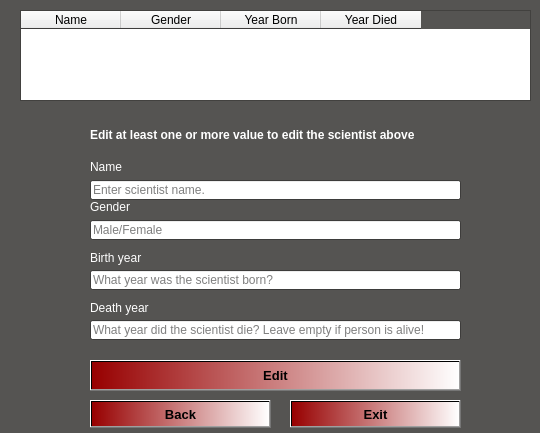
<?xml version="1.0" encoding="UTF-8"?>
<ui version="4.0">
 <class>EditScientist</class>
 <widget class="QDialog" name="EditScientist">
  <property name="geometry">
   <rect>
    <x>0</x>
    <y>0</y>
    <width>540</width>
    <height>433</height>
   </rect>
  </property>
  <property name="palette">
   <palette>
    <active>
     <colorrole role="Base">
      <brush brushstyle="SolidPattern">
       <color alpha="255">
        <red>255</red>
        <green>255</green>
        <blue>255</blue>
       </color>
      </brush>
     </colorrole>
     <colorrole role="Window">
      <brush brushstyle="SolidPattern">
       <color alpha="255">
        <red>85</red>
        <green>84</green>
        <blue>82</blue>
       </color>
      </brush>
     </colorrole>
    </active>
    <inactive>
     <colorrole role="Base">
      <brush brushstyle="SolidPattern">
       <color alpha="255">
        <red>255</red>
        <green>255</green>
        <blue>255</blue>
       </color>
      </brush>
     </colorrole>
     <colorrole role="Window">
      <brush brushstyle="SolidPattern">
       <color alpha="255">
        <red>85</red>
        <green>84</green>
        <blue>82</blue>
       </color>
      </brush>
     </colorrole>
    </inactive>
    <disabled>
     <colorrole role="Base">
      <brush brushstyle="SolidPattern">
       <color alpha="255">
        <red>85</red>
        <green>84</green>
        <blue>82</blue>
       </color>
      </brush>
     </colorrole>
     <colorrole role="Window">
      <brush brushstyle="SolidPattern">
       <color alpha="255">
        <red>85</red>
        <green>84</green>
        <blue>82</blue>
       </color>
      </brush>
     </colorrole>
    </disabled>
   </palette>
  </property>
  <property name="windowTitle">
   <string>Dialog</string>
  </property>
  <widget class="QTableWidget" name="table_scientists">
   <property name="geometry">
    <rect>
     <x>20</x>
     <y>10</y>
     <width>511</width>
     <height>91</height>
    </rect>
   </property>
   <column>
    <property name="text">
     <string>Name</string>
    </property>
   </column>
   <column>
    <property name="text">
     <string>Gender</string>
    </property>
   </column>
   <column>
    <property name="text">
     <string>Year Born</string>
    </property>
   </column>
   <column>
    <property name="text">
     <string>Year Died</string>
    </property>
   </column>
  </widget>
  <widget class="QPushButton" name="Button_Update">
   <property name="geometry">
    <rect>
     <x>90</x>
     <y>360</y>
     <width>371</width>
     <height>31</height>
    </rect>
   </property>
   <property name="font">
    <font>
     <pointsize>10</pointsize>
     <weight>75</weight>
     <bold>true</bold>
    </font>
   </property>
   <property name="styleSheet">
    <string notr="true">background-color: qlineargradient(spread:pad, x1:0, y1:0, x2:1, y2:0, stop:0 rgba(151, 0, 0, 255), stop:1 rgba(255, 255, 255, 255));
</string>
   </property>
   <property name="text">
    <string>Edit</string>
   </property>
  </widget>
  <widget class="QLineEdit" name="input_death_year">
   <property name="geometry">
    <rect>
     <x>90</x>
     <y>320</y>
     <width>371</width>
     <height>20</height>
    </rect>
   </property>
   <property name="placeholderText">
    <string>What year did the scientist die? Leave empty if person is alive! </string>
   </property>
  </widget>
  <widget class="QLabel" name="error_name">
   <property name="geometry">
    <rect>
     <x>420</x>
     <y>180</y>
     <width>201</width>
     <height>16</height>
    </rect>
   </property>
   <property name="text">
    <string/>
   </property>
  </widget>
  <widget class="QLabel" name="label_3">
   <property name="geometry">
    <rect>
     <x>90</x>
     <y>200</y>
     <width>47</width>
     <height>13</height>
    </rect>
   </property>
   <property name="text">
    <string>&lt;html&gt;&lt;head/&gt;&lt;body&gt;&lt;p&gt;&lt;span style=&quot; color:#ffffff;&quot;&gt;Gender&lt;/span&gt;&lt;/p&gt;&lt;/body&gt;&lt;/html&gt;</string>
   </property>
  </widget>
  <widget class="QLineEdit" name="input_birth_year">
   <property name="geometry">
    <rect>
     <x>90</x>
     <y>270</y>
     <width>371</width>
     <height>20</height>
    </rect>
   </property>
   <property name="placeholderText">
    <string>What year was the scientist born?</string>
   </property>
  </widget>
  <widget class="QLabel" name="error_yearB">
   <property name="geometry">
    <rect>
     <x>440</x>
     <y>290</y>
     <width>201</width>
     <height>16</height>
    </rect>
   </property>
   <property name="text">
    <string/>
   </property>
  </widget>
  <widget class="QLineEdit" name="input_name">
   <property name="geometry">
    <rect>
     <x>90</x>
     <y>180</y>
     <width>371</width>
     <height>20</height>
    </rect>
   </property>
   <property name="placeholderText">
    <string>Enter scientist name.</string>
   </property>
  </widget>
  <widget class="QLabel" name="label_5">
   <property name="geometry">
    <rect>
     <x>90</x>
     <y>300</y>
     <width>141</width>
     <height>16</height>
    </rect>
   </property>
   <property name="text">
    <string>&lt;html&gt;&lt;head/&gt;&lt;body&gt;&lt;p&gt;&lt;span style=&quot; color:#ffffff;&quot;&gt;Death year&lt;/span&gt;&lt;/p&gt;&lt;/body&gt;&lt;/html&gt;</string>
   </property>
  </widget>
  <widget class="QLabel" name="label_4">
   <property name="geometry">
    <rect>
     <x>90</x>
     <y>250</y>
     <width>221</width>
     <height>16</height>
    </rect>
   </property>
   <property name="text">
    <string>&lt;html&gt;&lt;head/&gt;&lt;body&gt;&lt;p&gt;&lt;span style=&quot; color:#ffffff;&quot;&gt;Birth year&lt;/span&gt;&lt;/p&gt;&lt;/body&gt;&lt;/html&gt;</string>
   </property>
  </widget>
  <widget class="QLabel" name="error_gender">
   <property name="geometry">
    <rect>
     <x>440</x>
     <y>240</y>
     <width>201</width>
     <height>16</height>
    </rect>
   </property>
   <property name="text">
    <string/>
   </property>
  </widget>
  <widget class="QLineEdit" name="input_gender">
   <property name="geometry">
    <rect>
     <x>90</x>
     <y>220</y>
     <width>371</width>
     <height>20</height>
    </rect>
   </property>
   <property name="placeholderText">
    <string>Male/Female</string>
   </property>
  </widget>
  <widget class="QLabel" name="label_2">
   <property name="geometry">
    <rect>
     <x>90</x>
     <y>160</y>
     <width>47</width>
     <height>13</height>
    </rect>
   </property>
   <property name="text">
    <string>&lt;html&gt;&lt;head/&gt;&lt;body&gt;&lt;p&gt;&lt;span style=&quot; color:#ffffff;&quot;&gt;Name&lt;/span&gt;&lt;/p&gt;&lt;/body&gt;&lt;/html&gt;</string>
   </property>
  </widget>
  <widget class="QLabel" name="error_yearD">
   <property name="geometry">
    <rect>
     <x>440</x>
     <y>340</y>
     <width>201</width>
     <height>16</height>
    </rect>
   </property>
   <property name="text">
    <string/>
   </property>
  </widget>
  <widget class="QLabel" name="label">
   <property name="geometry">
    <rect>
     <x>90</x>
     <y>120</y>
     <width>331</width>
     <height>31</height>
    </rect>
   </property>
   <property name="text">
    <string>&lt;html&gt;&lt;head/&gt;&lt;body&gt;&lt;p&gt;&lt;span style=&quot; font-weight:600; color:#ffffff;&quot;&gt;Edit at least one or more value to edit the scientist above&lt;/span&gt;&lt;/p&gt;&lt;/body&gt;&lt;/html&gt;</string>
   </property>
  </widget>
  <widget class="QPushButton" name="Button_back">
   <property name="geometry">
    <rect>
     <x>90</x>
     <y>400</y>
     <width>181</width>
     <height>28</height>
    </rect>
   </property>
   <property name="font">
    <font>
     <pointsize>10</pointsize>
     <weight>75</weight>
     <bold>true</bold>
    </font>
   </property>
   <property name="styleSheet">
    <string notr="true">background-color: qlineargradient(spread:pad, x1:0, y1:0, x2:1, y2:0, stop:0 rgba(151, 0, 0, 255), stop:1 rgba(255, 255, 255, 255));</string>
   </property>
   <property name="text">
    <string>Back</string>
   </property>
  </widget>
  <widget class="QPushButton" name="Button_exit">
   <property name="geometry">
    <rect>
     <x>290</x>
     <y>400</y>
     <width>171</width>
     <height>28</height>
    </rect>
   </property>
   <property name="font">
    <font>
     <pointsize>10</pointsize>
     <weight>75</weight>
     <bold>true</bold>
    </font>
   </property>
   <property name="styleSheet">
    <string notr="true">background-color: qlineargradient(spread:pad, x1:0, y1:0, x2:1, y2:0, stop:0 rgba(151, 0, 0, 255), stop:1 rgba(255, 255, 255, 255));</string>
   </property>
   <property name="text">
    <string>Exit</string>
   </property>
  </widget>
 </widget>
 <resources/>
 <connections/>
</ui>
